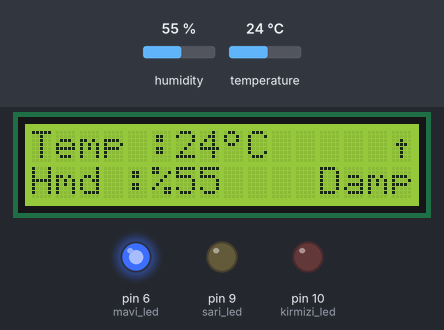
Bench run of a sketch on a simulated Arduino Uno, built with avr-gcc and run on an emulated ATmega328P. Shown: 16×2 character LCD, output pins drawn as LEDs (lit = HIGH). The test bench sets the inputs (shaded band); at power-on: humidity 55 %, temperature 24 °C.

Above: at 1.2 s.
1.3 s: humidity set to 22 %
At 3.2 s:
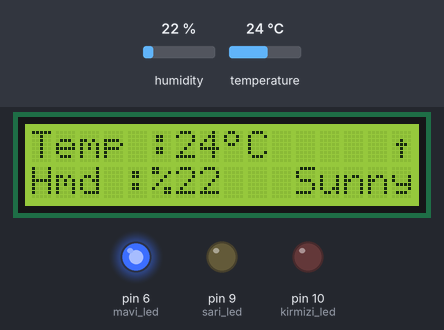
3.7 s: humidity set to 88 %
At 5.0 s:
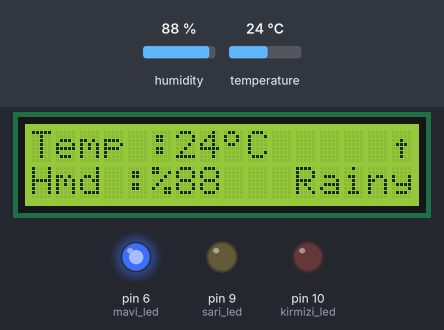
5.8 s: humidity set to 91 %
At 7.6 s:
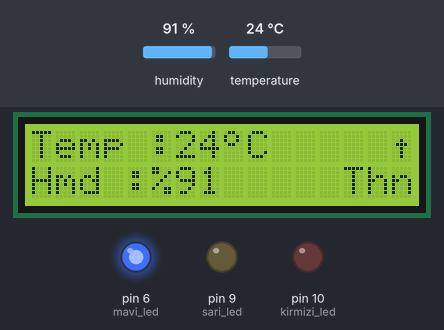
7.9 s: temperature set to 33 °C
At 9.5 s:
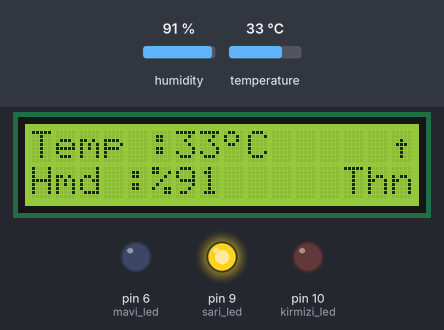
10.0 s: temperature set to 41 °C
At 11.1 s:
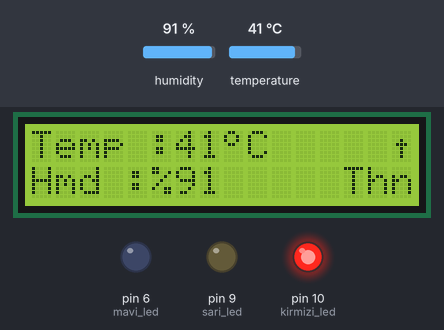
12.1 s: humidity set to 40 %
At 13.9 s:
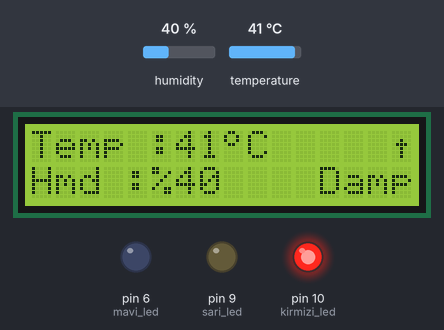
Timing chart, 0 to 15.2 s (numbered marks = the images above; inputs shaded):
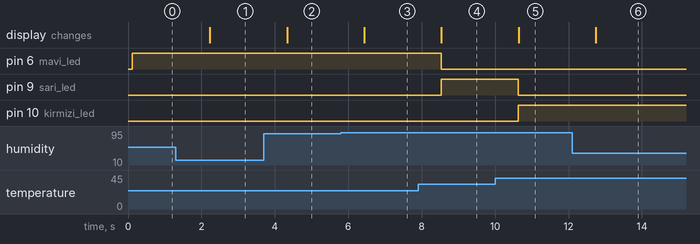

Measured:
- after the input at 1.3 s, the display: changes after 0.93 s (image 1)
- after the input at 3.7 s, the display: changes after 0.64 s (image 2)
- after the input at 5.8 s, the display: changes after 0.64 s (image 3)
- after the input at 7.9 s, pin 6 (mavi_led): HIGH → LOW after 0.63 s; pin 9 (sari_led): LOW → HIGH after 0.63 s; the display: changes after 0.64 s (image 4)
- after the input at 10.0 s, pin 9 (sari_led): HIGH → LOW after 0.63 s; pin 10 (kirmizi_led): LOW → HIGH after 0.63 s; the display: changes after 0.64 s (image 5)
- after the input at 12.1 s, the display: changes after 0.64 s (image 6)

The sketch:

Termometre.ino
```cpp
  #include <LiquidCrystal_I2C.h>
  #include <dht11.h>

  #define mavi_led 6
  #define sari_led 9
  #define kirmizi_led 10
  #define dht11_sensor 3
  int olcum=0,min_deger=903,yuzde=0,deger=0;
  dht11 dht_sensor;
  LiquidCrystal_I2C lcd(0x27,16,2);
  byte ozel_karakter[8]={0xC,0x12,0x12,0xC,0x0,0x0,0x0,0x0};
  byte ozel_karakter_2[8]={0x0,0x0,0x4,0xE,0x4,0x4,0x4,0x0};
void setup()
{
  pinMode(mavi_led,OUTPUT);
  pinMode(sari_led,OUTPUT);
  pinMode(kirmizi_led,OUTPUT);
  pinMode(dht11_sensor,INPUT);
  lcd.begin();
  lcd.createChar(0,ozel_karakter);
  lcd.createChar(1,ozel_karakter_2);
}

void loop()
{
  lcd.clear();
int oku=dht_sensor.read(dht11_sensor);
lcd.setCursor(0,0);
float sicaklik=(float)dht_sensor.temperature,nem=(float)dht_sensor.humidity;
lcd.print("Temp :");
lcd.print((int)sicaklik);
lcd.write(byte(0));
lcd.print("C");
lcd.setCursor(0,1);
lcd.print("Hmd :");
lcd.print("%");
lcd.print((int)nem);

if(sicaklik>0&&sicaklik<30)
{
  digitalWrite(kirmizi_led,LOW);
  digitalWrite(sari_led,LOW);
  digitalWrite(mavi_led,HIGH);
 if(nem>0&&nem<26)
  {
  lcd.setCursor(11,1);
  lcd.print("");
  lcd.print("Sunny");
  }
  if(nem>26&&nem<75)
  {
  lcd.setCursor(12,1);
  lcd.print("");
  lcd.print("Damp");
  }
  if(nem>75&&nem<90)
  {
  lcd.setCursor(11,1);
  lcd.print("");
  lcd.print("Rainy");
  }
  if(nem>90)
  {
  lcd.setCursor(13,1);
  lcd.print("");
  lcd.print("Thn");
  }
}
if(sicaklik>30&&sicaklik<35)
{
  digitalWrite(kirmizi_led,LOW);
  digitalWrite(mavi_led,LOW);
  digitalWrite(sari_led,HIGH);
  if(nem>0&&nem<26)
  {
  lcd.setCursor(11,1);
  lcd.print("");
  lcd.print("Sunny");
  }
  if(nem>26&&nem<75)
  {
  lcd.setCursor(12,1);
  lcd.print("");
  lcd.print("Damp");
  }
  if(nem>75&&nem<90)
  {
  lcd.setCursor(11,1);
  lcd.print("");
  lcd.print("Rainy");
  }
  if(nem>90)
  {
  lcd.setCursor(13,1);
  lcd.print("");
  lcd.print("Thn");
  }
}
if(sicaklik>35)
{
  digitalWrite(mavi_led,LOW);
  digitalWrite(sari_led,LOW);
  digitalWrite(kirmizi_led,HIGH);
  if(nem>0&&nem<26)
  {
  lcd.setCursor(11,1);
  lcd.print("");
  lcd.print("Sunny");
  }
  if(nem>26&&nem<75)
  {
  lcd.setCursor(12,1);
  lcd.print("");
  lcd.print("Damp");
  }
  if(nem>75&&nem<90)
  {
  lcd.setCursor(11,1);
  lcd.print("");
  lcd.print("Rainy");
  }
  if(nem>90)
  {
  lcd.setCursor(13,1);
  lcd.print("");
  lcd.print("Thn");
  }
}
lcd.setCursor(15,0);
lcd.write(byte(1));
delay(1000);
/*olcum=analogRead(batarya);
// 861 max
// 758 min
if(olcum>=861)
{
  olcum=861;
}
if(olcum<=779)
{
olcum=779;
}
*/
}
```
